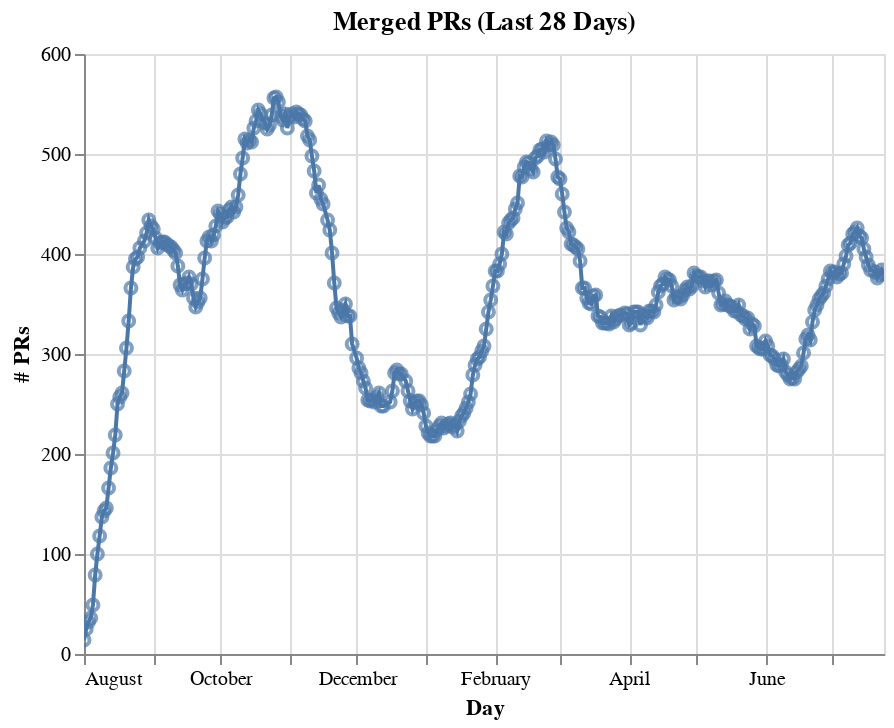

This figure's notebook cell:
### Code cell
chart = alt.Chart(prs_df, title= "Merged PRs (Last 28 Days)")
line = chart.mark_line().encode(
  x= alt.X('day', title = "Day"),
  y=alt.Y("num_prs", title="# PRs"),    
)

point = line + line.mark_point()
point.interactive()

### Figure 1 — Vega-Lite specification as saved in the notebook (floating-point values rounded to 4 significant figures; data arrays with more than 128 entries replaced by an {"elided": "..."} marker saying what was removed)
{"config": {"view": {"continuousWidth": 400, "continuousHeight": 300}}, "layer": [{"mark": "line", "encoding": {"x": {"type": "temporal", "field": "day", "title": "Day"}, "y": {"type": "quantitative", "field": "num_prs", "title": "# PRs"}}, "selection": {"selector002": {"type": "interval", "bind": "scales", "encodings": ["x", "y"]}}, "title": "Merged PRs (Last 28 Days)"}, {"mark": "point", "encoding": {"x": {"type": "temporal", "field": "day", "title": "Day"}, "y": {"type": "quantitative", "field": "num_prs", "title": "# PRs"}}, "title": "Merged PRs (Last 28 Days)"}], "data": {"name": "data-47e800b15acbfa7eadc2bbef262fe9e5"}, "$schema": "https://vega.github.io/schema/vega-lite/v4.8.1.json", "datasets": {"data-47e800b15acbfa7eadc2bbef262fe9e5": {"elided": "350 records"}}}
